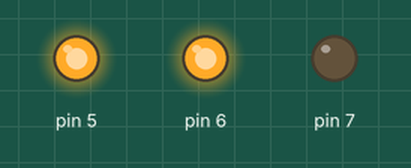
A sketch run on a simulated Arduino Uno, built with avr-gcc and run on an emulated ATmega328P. Shown: output pins drawn as LEDs (lit = HIGH).

Above: at 0.05 s.
At 3.0 s:
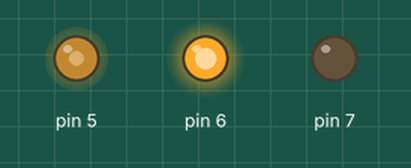
Timing chart, 0 to 3.5 s (numbered marks = the images above):
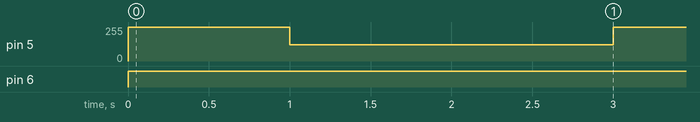

Measured:
- by itself, pin 5: alternates 255/255 for 1.0 s and 122/255 for 2.0 s
- by itself, pin 6: LOW → HIGH at 0.00 s

The sketch:

quay1s100_tocdo_quay2s50_.ino
```cpp
void setup() {
pinMode(6,OUTPUT);
pinMode(7,OUTPUT);
}

void loop() {
digitalWrite(6,1);
digitalWrite(7,0);
analogWrite(5,255);
delay(1000);
digitalWrite(6,1);
digitalWrite(7,0);
analogWrite(5,122);
delay(2000);

}
```
